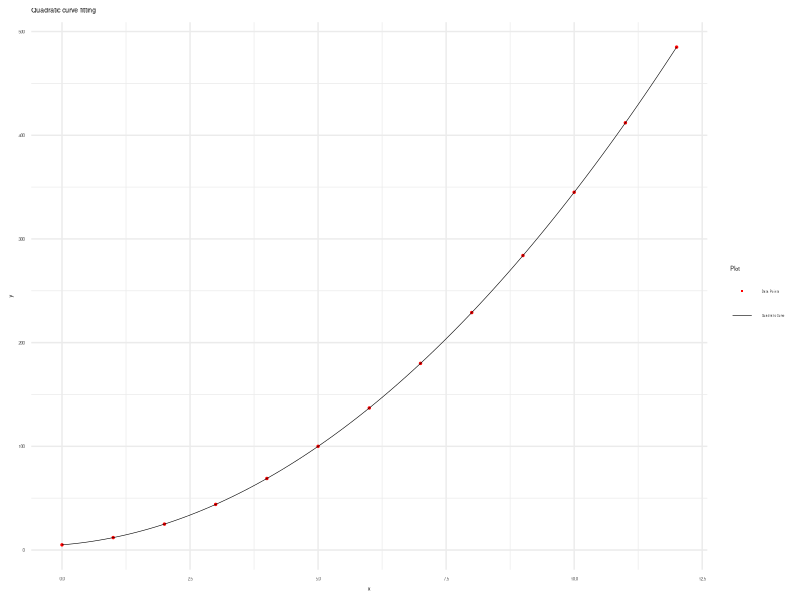

Write R code to recreate this figure.
library(readr)
library(ggplot2)

# Read data from CSV file
data <- read_csv(
  "series.csv",
  show_col_types = FALSE)

# Extract x_values and y_values
x_values <- data$xs
y_values <- data$ys2

# Curve Fitting Order
order <- 2

# Perform quadratic regression using lm()
lm_model <- lm(y_values ~
  poly(x_values, order, raw = TRUE))

# Coefficients
coefficients <- coef(lm_model)

# Reverse order to match output
coefficients <- coefficients[
  length(coefficients):1]

# Print coefficients
cat("Coefficients (a, b, c):\n\t",
  coefficients, "\n")

# Generate values for the quadratic curve
x_plot <- seq(
  min(x_values), max(x_values),
  length.out = 100)
y_plot <- predict(
  lm_model,
  newdata = data.frame(x_values = x_plot))

# Create data frame for ggplot2
data <- data.frame(x = x_values, y = y_values)

# Plot using ggplot2
plot <- ggplot(data, aes(x = x, y = y)) +
  geom_point(aes(color="Data Points"), size = 0.5) +
  geom_line(
    data = data.frame(x = x_plot, y = y_plot),
    aes(x, y, color="Quadratic Curve"),
    linewidth = 0.2) +
  labs(
    x = "x", y = "y",
    title = "Quadratic curve fitting") +
  theme_minimal() +
  theme(legend.position = "right",
        legend.text = element_text(size = 2),
        text = element_text(size = 4)) +
  scale_color_manual(
    name = "Plot",
    breaks = c(
      "Data Points",
      "Quadratic Curve"),
    values = c(
      "Data Points"="red",
      "Quadratic Curve"="black")) +
  guides(
    color = guide_legend(
      override.aes = list(
        shape = c(16, NA), linetype = c(0, 1)
    )))

# Save plot as PNG
ggsave("15-lm-gg-quadratic.png",
  plot, width = 800, height = 400, units = "px")
